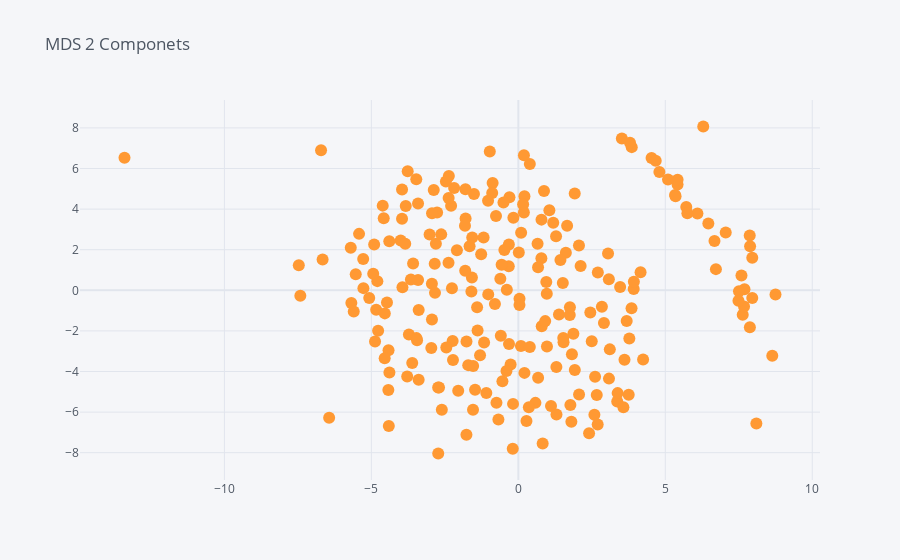

Notebook code for this chart:
### Code cell
mds = MDS(n_components=2,n_jobs=-1)
Xm = pd.DataFrame(mds.fit_transform(scaler),columns=['d1','d2'])
Xm.iplot(x="d1", y="d2",kind="scatter", mode='markers', title=f"MDS 2 Componets")

### Figure 1 — Plotly figure (JSON) as saved in the notebook; plotly's stock layout.template omitted (floating-point values rounded to 4 significant figures; data arrays with more than 128 entries replaced by an {"elided": "..."} marker saying what was removed)
{"data": [{"line": {"color": "rgba(255, 153, 51, 1.0)", "dash": "solid", "shape": "linear", "width": 1.3}, "marker": {"size": 12, "symbol": "circle"}, "mode": "markers", "name": "d2", "text": "", "type": "scatter", "x": {"elided": "234 float values"}, "y": {"elided": "234 float values"}}], "layout": {"legend": {"bgcolor": "#F5F6F9", "font": {"color": "#4D5663"}}, "paper_bgcolor": "#F5F6F9", "plot_bgcolor": "#F5F6F9", "title": {"font": {"color": "#4D5663"}, "text": "MDS 2 Componets"}, "xaxis": {"gridcolor": "#E1E5ED", "showgrid": true, "tickfont": {"color": "#4D5663"}, "title": {"font": {"color": "#4D5663"}, "text": ""}, "zerolinecolor": "#E1E5ED"}, "yaxis": {"gridcolor": "#E1E5ED", "showgrid": true, "tickfont": {"color": "#4D5663"}, "title": {"font": {"color": "#4D5663"}, "text": ""}, "zerolinecolor": "#E1E5ED"}}}
